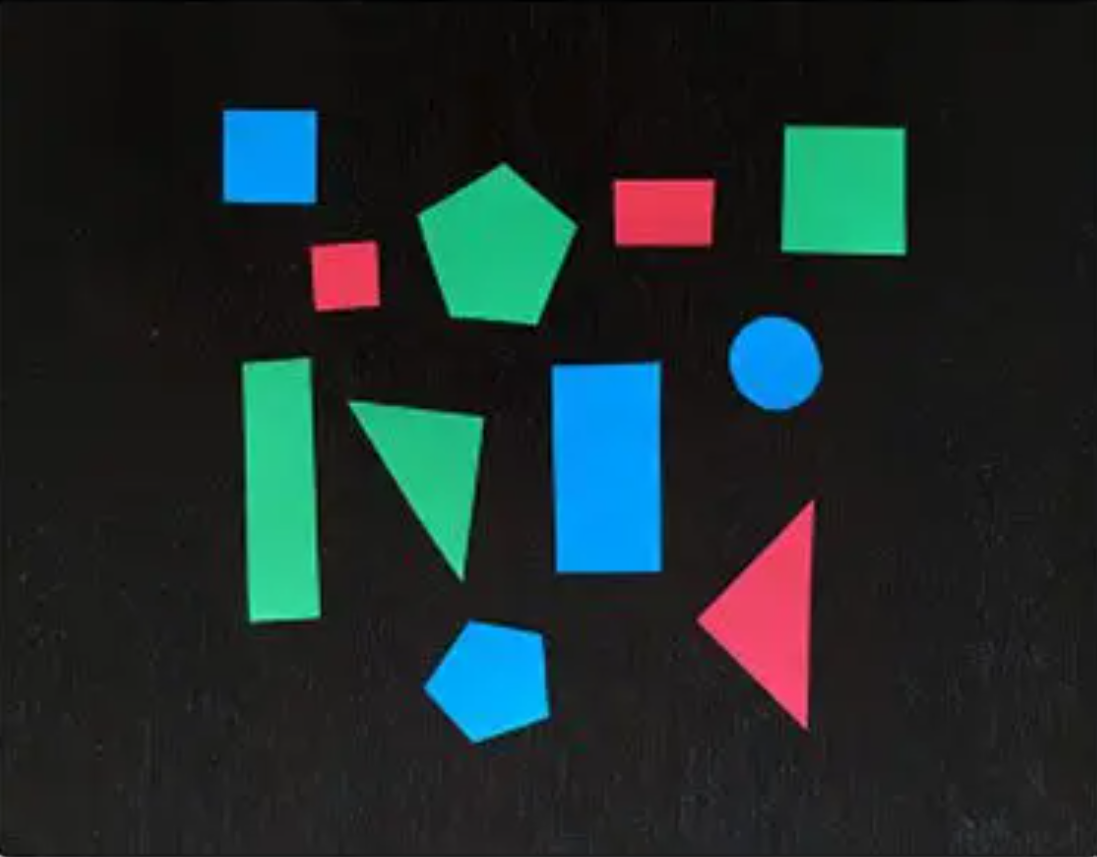
#> input picture renk_algi_sekiller.png, 1097 x 857 px, found by its file name
$ python nesne_rengini_belirleme.py
#> lines starting #> are read from the running program, lines starting #| are printed output that depends on the picture; after the words box and inside, x2 and y2 are one past the last pixel; in counts of white or black regions, pixels touching at a corner belong together
### M-klasor3-Başlangıç/pyimagesearch/renk_tespit.py
from scipy.spatial import distance as dist
from collections import OrderedDict
import numpy as np
import cv2

class RenkTespit:
    def __init__(self):
        colors = OrderedDict({
            "kirmizi": (255, 0, 0),
            "yesil": (0, 255, 0),
            "mavi": (0, 0, 255)
        })

        # Renkleri tutacak LAB dizisi ve isim listesi
        self.lab = np.zeros((len(colors), 1, 3), dtype="uint8")
        self.colorNames = []

        # Her bir rengi LAB formatına çevir
        for (i, (name, rgb)) in enumerate(colors.items()):
            self.lab[i] = rgb
            self.colorNames.append(name)

        # RGB renk uzayını LAB’a dönüştür
        self.lab = cv2.cvtColor(self.lab, cv2.COLOR_RGB2LAB)

    def label(self, image, c):
        # Kontur (şekil) için maske oluştur
        mask = np.zeros(image.shape[:2], dtype="uint8")
        cv2.drawContours(mask, [c], -1, 255, -1)

        # Gürültüyü azaltmak için maskeyi biraz aşındır
        mask = cv2.erode(mask, None, iterations=2)

        # Maskelenen bölgenin ortalama LAB değerini al
        mean = cv2.mean(image, mask=mask)[:3]

        # En yakın rengi bulmak için başlangıç değeri
        minDist = (np.inf, None)

        # Bilinen renklerle karşılaştır
        for (i, row) in enumerate(self.lab):
            d = dist.euclidean(row[0], mean)
            if d < minDist[0]:
                minDist = (d, i)

        # En yakın renk adını döndür
        return self.colorNames[minDist[1]]

### M-klasor3-Başlangıç/pyimagesearch/sekil_tespit.py
import cv2

class SekilTespit:
    def __init__(self):
        pass

    def detect(self, c):
        # Kontur çevresini al
        peri = cv2.arcLength(c, True)
        # Konturu basitleştir
        approx = cv2.approxPolyDP(c, 0.04 * peri, True)

        shape = "tanimsiz"

        # Köşe sayılarına göre şekli belirle
        if len(approx) == 3:
            shape = "ucgen"
        elif len(approx) == 4:
            # Kare mi dikdörtgen mi kontrolü
            (x, y, w, h) = cv2.boundingRect(approx)
            ar = w / float(h)
            shape = "kare" if 0.95 <= ar <= 1.05 else "dikdortgen"
        elif len(approx) == 5:
            shape = "besgen"
        else:
            shape = "daire"

        return shape

### M-klasor3-Başlangıç/nesne_rengini_belirleme.py
from pyimagesearch.sekil_tespit import SekilTespit
from pyimagesearch.renk_tespit import RenkTespit
# import argparse
import imutils
import cv2

# [7 lines of commented-out code are left out]

image = cv2.imread("renk_algi_sekiller.png")
#> image is the input picture: shape (857, 1097, 3); mean B, G, R 43.2, 42.9, 29.7
resized = imutils.resize(image, width=300)
ratio = image.shape[0] / float(resized.shape[0])
#> ratio = 3.66

# Hafif bulanıklaştır, gri ve LAB renk uzayına çevir
blurred = cv2.GaussianBlur(resized, (5, 5), 0)
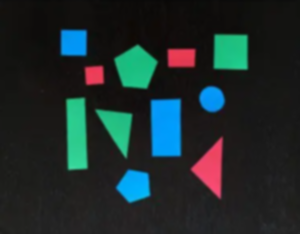
#> blurred: shape (234, 300, 3); mean B, G, R 43.2, 42.9, 29.7
gray = cv2.cvtColor(blurred, cv2.COLOR_BGR2GRAY)
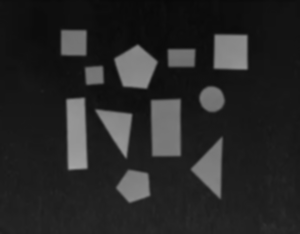
#> gray: shape (234, 300); min 8, max 164, mean 38.9
lab = cv2.cvtColor(blurred, cv2.COLOR_BGR2LAB)
#> lab: shape (234, 300, 3); mean of channels 0, 1, 2 41.9, 126.2, 127.9

# Görüntüyü eşikle (şekilleri ayır)
thresh = cv2.threshold(gray, 60, 255, cv2.THRESH_BINARY)[1]
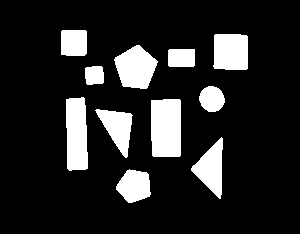
#> thresh: shape (234, 300); 15% white; 11 white regions

# Konturları bul
cnts = cv2.findContours(thresh.copy(), cv2.RETR_EXTERNAL, cv2.CHAIN_APPROX_SIMPLE)
#> cnts = 11 contours; largest, box (x1, y1, x2, y2) and area: (151, 99, 181, 157) 1624, (66, 97, 88, 171) 1364, (114, 45, 158, 89) 1260, (213, 34, 248, 70) 1138, (191, 137, 223, 199) 989
cnts = imutils.grab_contours(cnts)

# Sınıfları başlat
sd = SekilTespit()
cl = RenkTespit()

# Her konturu işle
for c in cnts:
    # Merkez noktayı bul
    M = cv2.moments(c)
    cX = int((M["m10"] / M["m00"]) * ratio)
    cY = int((M["m01"] / M["m00"]) * ratio)

    # Şekli ve rengi tespit et
    shape = sd.detect(c)
    color = cl.label(lab, c)

    # Konturu orijinal boyuta göre ölçekle
    c = c.astype("float")
    c *= ratio
    c = c.astype("int")

    # Ekrana çiz ve etiket ekle
    text = f"{color} {shape}"
    cv2.drawContours(image, [c], -1, (0, 255, 0), 2)
    cv2.putText(image, text, (cX, cY), cv2.FONT_HERSHEY_SIMPLEX,0.5, (255, 255, 255), 2)
#> this loop made 11 passes
#> (cX, cY, peri in detect, approx in detect, shape, x in detect, y in detect, w in detect) on passes 4, 5, 7, 8, 10, 11: (606, 466, 169.1, [[151, 100], [152, 155], [179, 156], [180, 100]], 'dikdortgen', 151, 100, 30), (279, 490, 181.6, [[83, 97], [66, 99], [69, 170], [87, 168]], 'dikdortgen', 66, 97, 22), (344, 274, 67.31, [[85, 68], [87, 84], [103, 82], [101, 66]], 'kare', 85, 66, 19), (662, 210, 84.24, [[168, 50], [169, 66], [194, 65], [194, 49]], 'dikdortgen', 168, 49, 27), (844, 188, 133.9, [[215, 34], [214, 68], [246, 69], [247, 36]], 'dikdortgen', 214, 34, 34), (269, 155, 97.07, [[62, 30], [61, 54], [84, 55], [86, 31]], 'kare', 61, 30, 26)
#> (cX, cY, peri in detect, shape, mean in label, color, text) on passes 1, 6, 9: (490, 679, 111.7, 'besgen', (170.3, 118.5, 79.9), 'mavi', 'mavi besgen'), (774, 361, 82.43, 'daire', (152.9, 130, 71.43), 'mavi', 'mavi daire'), (495, 246, 142.1, 'besgen', (175.2, 74.62, 147.8), 'yesil', 'yesil besgen')
#> pass 1, in label, `mask = cv2.erode(mask, None, iterations=2)`:
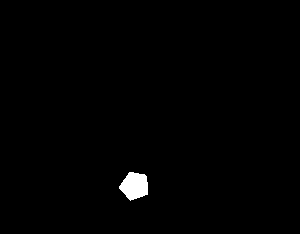
#> mask: shape (234, 300); 0.85% white; 1 white region, box (x1, y1, x2, y2) and area: (119, 172, 148, 201) 599
#> pass 2, in label (call 2), `mask = cv2.erode(mask, None, iterations=2)`:
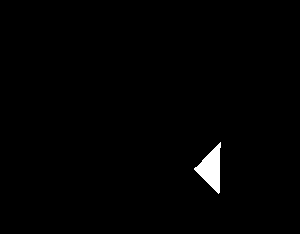
#> mask: shape (234, 300); 1% white; 1 white region, box (x1, y1, x2, y2) and area: (194, 142, 221, 194) 700
#> pass 3, in label (call 3), `mask = cv2.erode(mask, None, iterations=2)`:
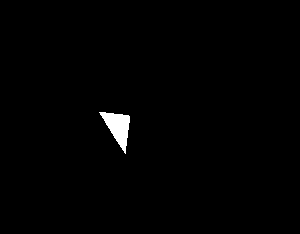
#> mask: shape (234, 300); 0.91% white; 1 white region, box (x1, y1, x2, y2) and area: (99, 112, 130, 154) 636
#> after the loop:
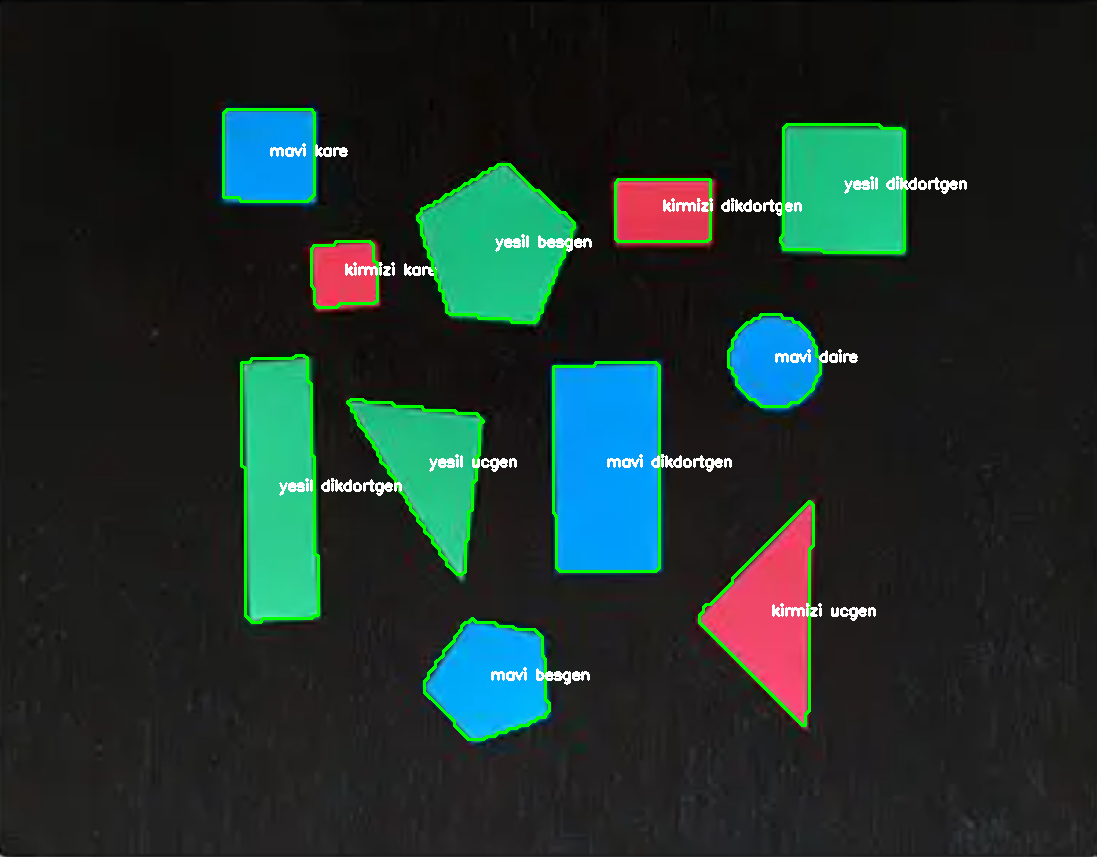
#> image: shape (857, 1097, 3); 2.47% of pixels changed, all inside (x1, y1, x2, y2) = (222, 108, 967, 741)

cv2.imshow("Sonuc", image)
cv2.waitKey(0)
